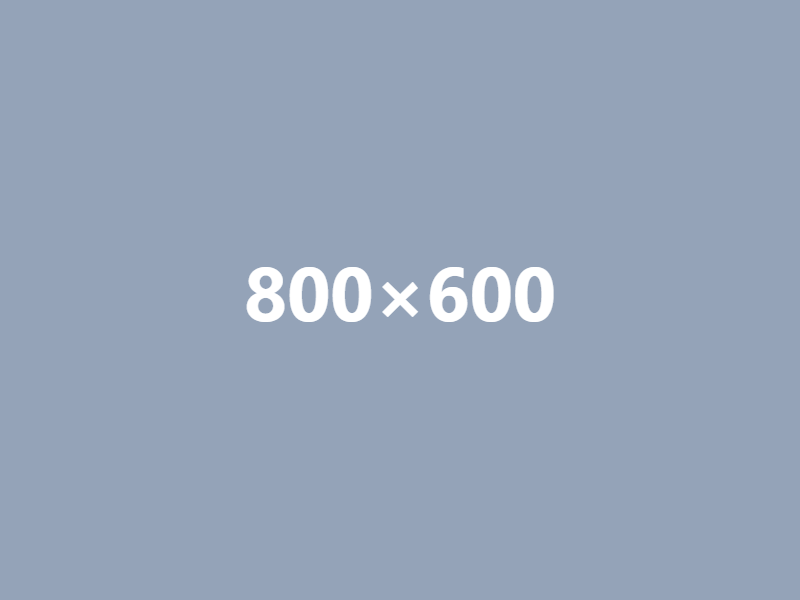
#> input picture input/test.jpg, 800 x 600 px; the run also reads 1 picture not shown here
$ python compare_quality.py
#> lines starting #> are read from the running program, lines starting #| are printed output that depends on the picture
from PIL import Image, ImageStat, ImageFilter
import os


def analyze_image(image_path):

#> called with image_path = '../input/test.jpg'
    image = Image.open(image_path).convert("RGB")

    width, height = image.size
#> width = 800; height = 600

    gray = image.convert("L")
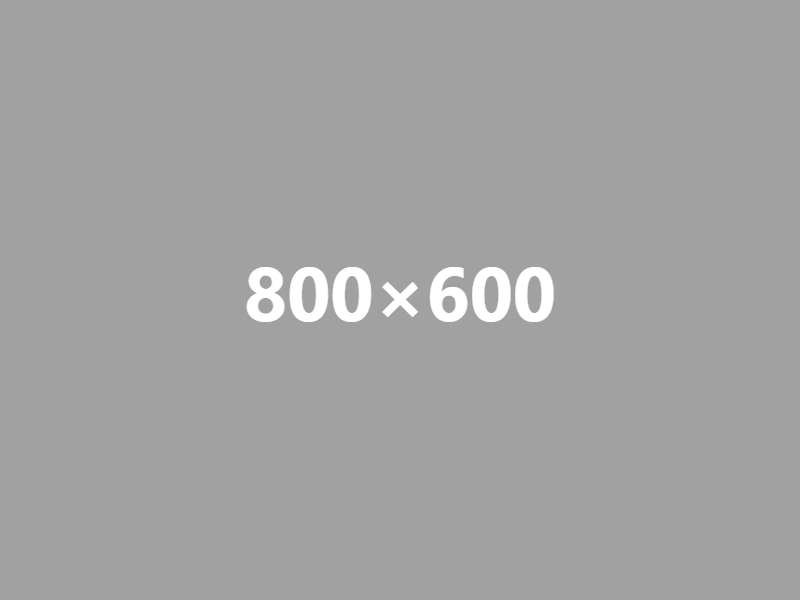
#> gray: PIL image 800x600 L; min 161, max 255, mean 162.7

    brightness = ImageStat.Stat(gray).mean[0]
#> brightness = 162.7

    edges = gray.filter(ImageFilter.FIND_EDGES)
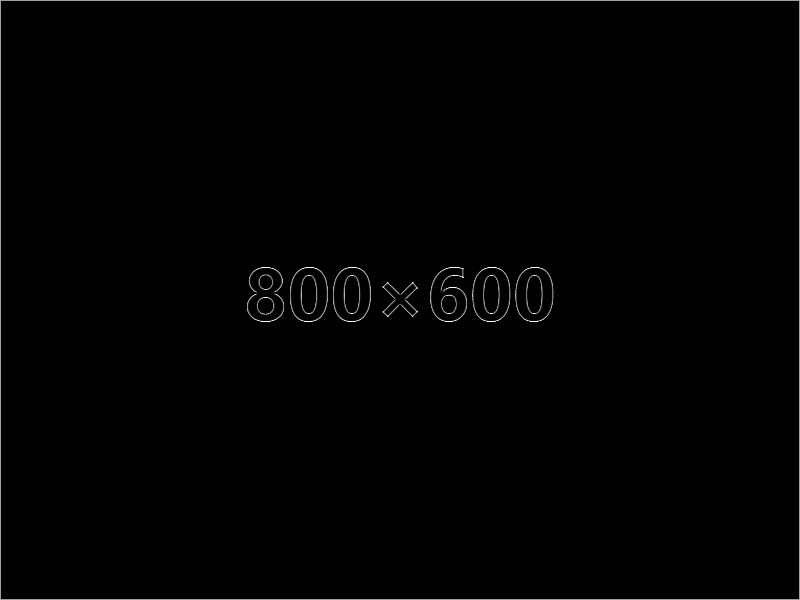
#> edges: PIL image 800x600 L; min 0, max 255, mean 1.6

    sharpness = ImageStat.Stat(edges).mean[0]
#> sharpness = 1.58

    if sharpness < 10:
        quality = "Blurry"
    elif sharpness < 25:
        quality = "Moderate"
    else:
        quality = "Sharp"

    if brightness < 60:
        lighting = "Dark"
    elif brightness > 200:
        lighting = "Very Bright"
    else:
        lighting = "Good"

    sharpness_score = min(sharpness * 4, 100)
#> sharpness_score = 6.34

    if 60 <= brightness <= 200:
        brightness_score = 100
    else:
        brightness_score = 50

    score = (
        sharpness_score * 0.7
        + brightness_score * 0.3
    )
#> score = 34.44

    return width, height, brightness, sharpness, quality, lighting, score


original = "../input/test.jpg"
enhanced = "../output/enhanced_test.jpg"

original_data = analyze_image(original)
#> original_data = (800, 600, 162.7, 1.58, 'Blurry', 'Good', 34.44)
enhanced_data = analyze_image(enhanced)
#> enhanced_data = (800, 600, 161.5, 2.52, 'Blurry', 'Good', 37.05)


print("\n===================================")
print("       SCANORA QUALITY COMPARISON")
print("===================================")

print("\nORIGINAL IMAGE")
print("-----------------------------------")
print(f"Size       : {original_data[0]} x {original_data[1]}")
#| Size       : 800 x 600
print(f"Brightness : {original_data[2]:.2f}")
#| Brightness : 162.68
print(f"Sharpness  : {original_data[3]:.2f}")
#| Sharpness  : 1.58
print(f"Quality    : {original_data[4]}")
#| Quality    : Blurry
print(f"Lighting   : {original_data[5]}")
#| Lighting   : Good
print(f"Score      : {original_data[6]:.2f}/100")
#| Score      : 34.44/100


print("\nENHANCED IMAGE")
print("-----------------------------------")
print(f"Size       : {enhanced_data[0]} x {enhanced_data[1]}")
#| Size       : 800 x 600
print(f"Brightness : {enhanced_data[2]:.2f}")
#| Brightness : 161.53
print(f"Sharpness  : {enhanced_data[3]:.2f}")
#| Sharpness  : 2.52
print(f"Quality    : {enhanced_data[4]}")
#| Quality    : Blurry
print(f"Lighting   : {enhanced_data[5]}")
#| Lighting   : Good
print(f"Score      : {enhanced_data[6]:.2f}/100")
#| Score      : 37.05/100


improvement = enhanced_data[6] - original_data[6]
#> improvement = 2.62

print("\n===================================")
print(f"Quality Improvement : {improvement:.2f} points")
#| Quality Improvement : 2.62 points

if improvement > 0:
    print("✅ Image quality improved.")
else:
    print("ℹ️ No significant improvement detected.")

print("===================================")
